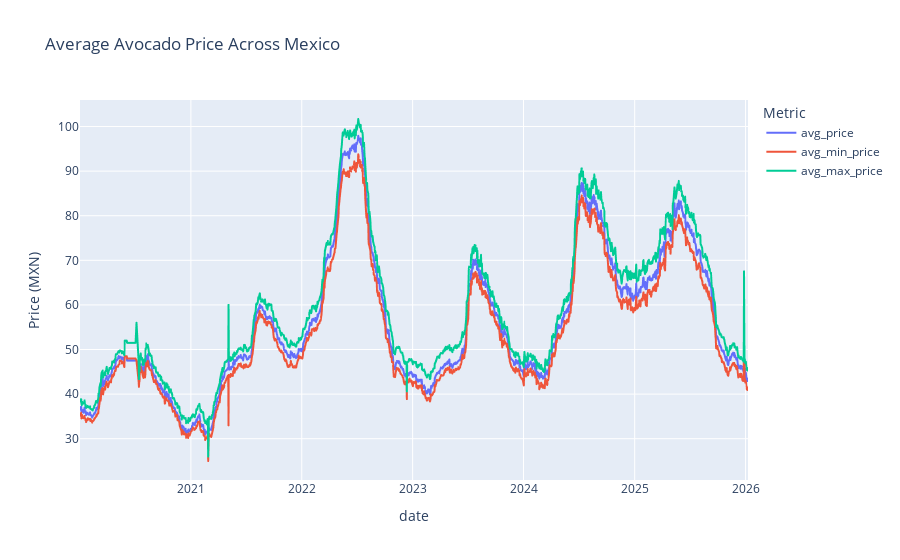

The notebook cell saved with this chart:
### Code cell
fig = px.line(
    avg_price_by_day_mexico,
    x="date",
    y=["avg_price", "avg_min_price", "avg_max_price"],
    title="Average Avocado Price Across Mexico",
    labels={
        "value": "Price (MXN)",
        "variable": "Metric"
    }
)
fig.show()

### Figure 1 — Plotly figure (JSON) as saved in the notebook; plotly's stock layout.template omitted (floating-point values rounded to 4 significant figures; data arrays with more than 128 entries replaced by an {"elided": "..."} marker saying what was removed)
{"data": [{"hovertemplate": "Metric=avg_price<br>date=%{x}<br>Price (MXN)=%{y}<extra></extra>", "legendgroup": "avg_price", "line": {"color": "#636efa", "dash": "solid"}, "marker": {"symbol": "circle"}, "mode": "lines", "name": "avg_price", "showlegend": true, "type": "scattergl", "x": {"elided": "1515 str values"}, "xaxis": "x", "y": {"elided": "1515 float values"}, "yaxis": "y"}, {"hovertemplate": "Metric=avg_min_price<br>date=%{x}<br>Price (MXN)=%{y}<extra></extra>", "legendgroup": "avg_min_price", "line": {"color": "#EF553B", "dash": "solid"}, "marker": {"symbol": "circle"}, "mode": "lines", "name": "avg_min_price", "showlegend": true, "type": "scattergl", "x": {"elided": "1515 str values"}, "xaxis": "x", "y": {"elided": "1515 float values"}, "yaxis": "y"}, {"hovertemplate": "Metric=avg_max_price<br>date=%{x}<br>Price (MXN)=%{y}<extra></extra>", "legendgroup": "avg_max_price", "line": {"color": "#00cc96", "dash": "solid"}, "marker": {"symbol": "circle"}, "mode": "lines", "name": "avg_max_price", "showlegend": true, "type": "scattergl", "x": {"elided": "1515 str values"}, "xaxis": "x", "y": {"elided": "1515 float values"}, "yaxis": "y"}], "layout": {"legend": {"title": {"text": "Metric"}, "tracegroupgap": 0}, "title": {"text": "Average Avocado Price Across Mexico"}, "xaxis": {"anchor": "y", "domain": [0, 1], "title": {"text": "date"}}, "yaxis": {"anchor": "x", "domain": [0, 1], "title": {"text": "Price (MXN)"}}}}
